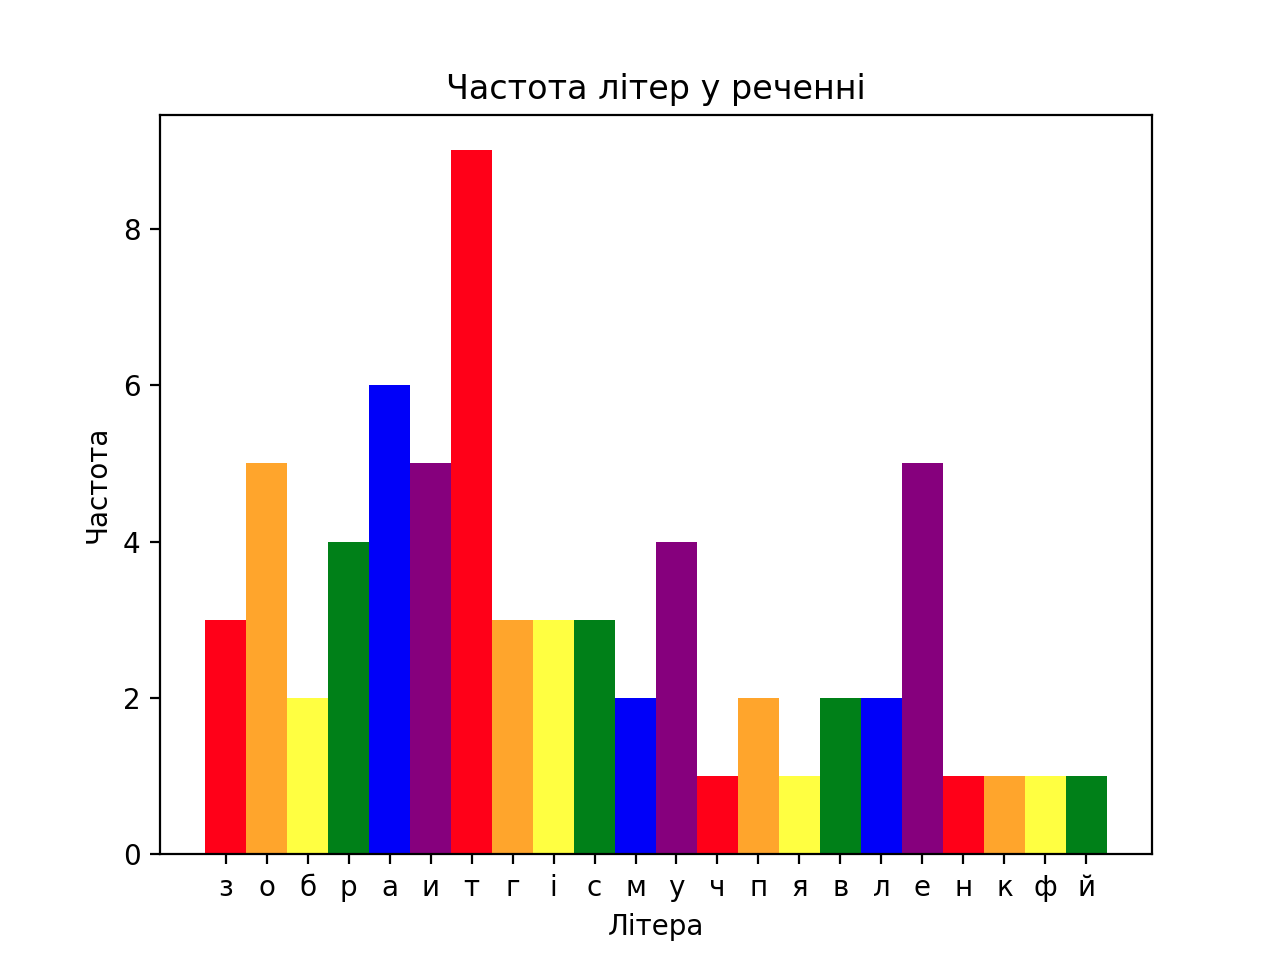

Write Python code to recreate this figure.
import matplotlib.pyplot as plt
import pylab

text = "Зобразити гістограму частоти появи літер у певному тексті та зберегти у файла"
frequency_dict = {}

for letter in text.lower():
    if letter != ' ':

        try:

            frequency = frequency_dict.get(letter)
            frequency_dict[letter] = frequency + 1

        except:
            frequency_dict[letter] = 1

values_view = frequency_dict.values()
value_iterator = iter(values_view)
first_value = next(value_iterator)

xdata = []
ydata = []
letter_values = []

for frequency in frequency_dict:
    try:
        xdata.append(xdata[len(xdata) - 1] + 1)
    except:
        xdata.append(0)

    ydata.append(frequency_dict[frequency])
    letter_values.append(frequency)

my_colors = ['#FF0018', '#FFA52C', '#FFFF41', '#008018', '#0000F9', '#86007D']

plt.rcdefaults()

pylab.bar(xdata, ydata, width=1, color=my_colors)
plt.xlabel('Літера')
plt.ylabel('Частота')
plt.xticks(xdata, letter_values)
plt.title('Частота літер у реченні')
plt.savefig('histogram_task2.png', dpi=200)

pylab.show()
